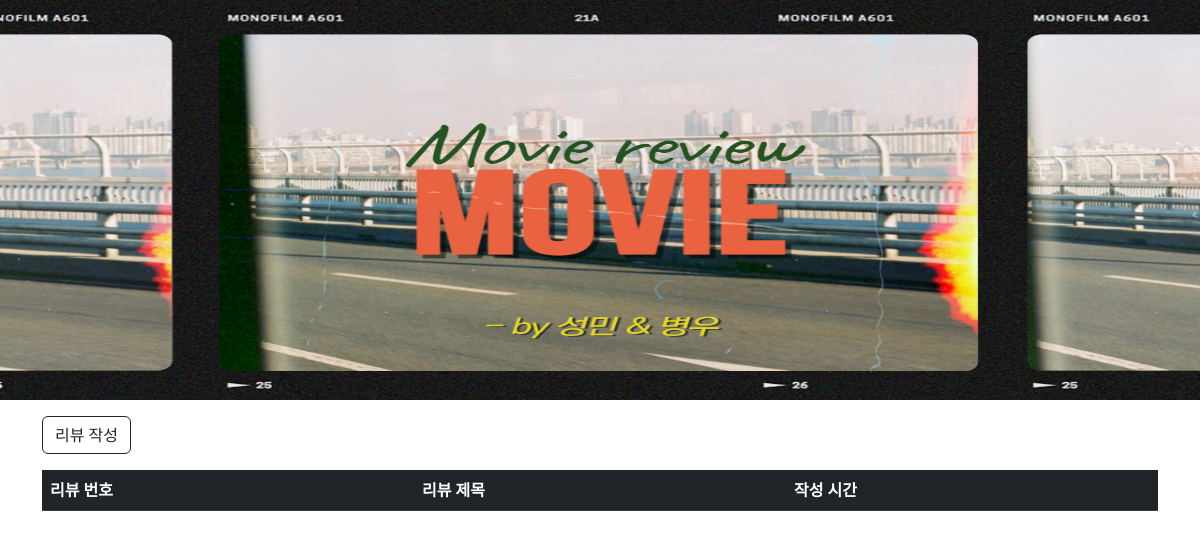
/, run on an earlier commit of the app's database.
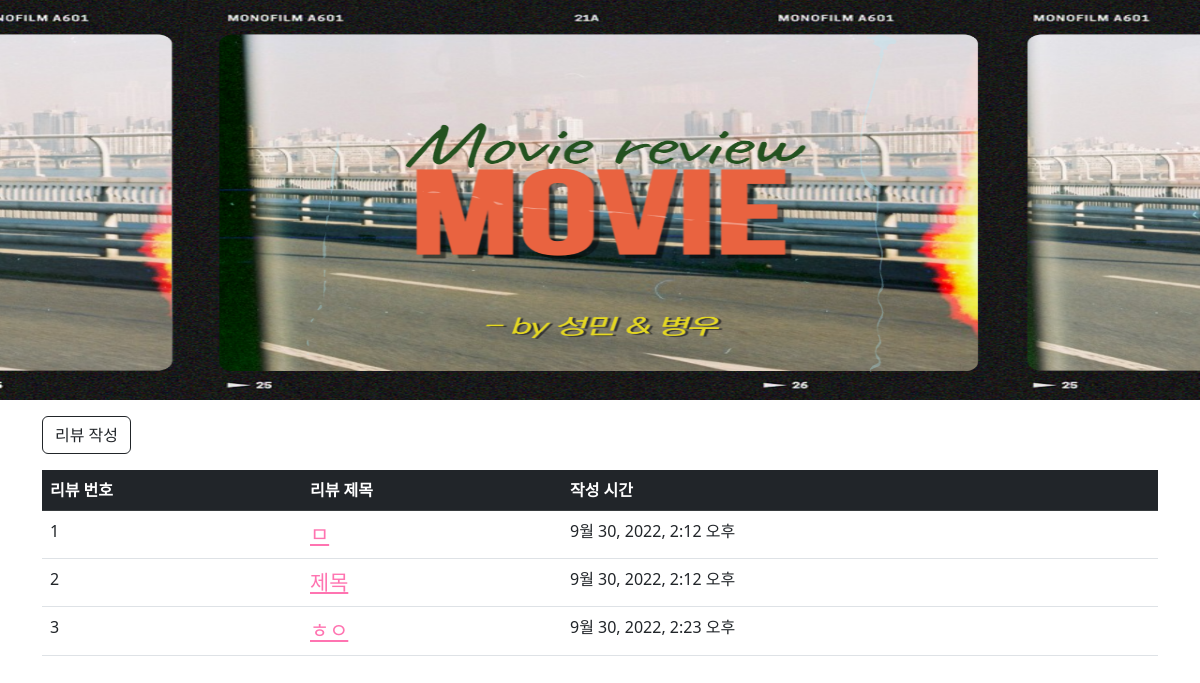
And on a later commit of the database.
### movie/models.py (models this page shows)
class Review(models.Model):
    title = models.CharField(max_length=80)
    content = models.TextField(max_length=80)
    created_at = models.DateTimeField(auto_now_add=True)
    updated_at = models.DateTimeField(auto_now = True)

### movie/views.py (the view)
# urls.py: path('', views.index, name='index'),
def index(request):
    _movie = Review.objects.all()
    context = {
        "movies": _movie,
    }
    return render(request, "movie/index.html", context)

### movie/templates/movie/index.html
{% extends 'base.html' %}
{% load static %}
{% block content %}
<div style="height: 25rem;">
  <img class="w-100 h-100" src="{% static 'review.png' %}" alt="">
</div>
<div class="container">
  <form action="{% url 'movie:review' %}" class="my-3">
    <button type="submit" class="btn btn-outline-dark">리뷰 작성</button>
  </form>
  <table class="table">
    <thead>
      <tr class="table-dark">
        <th scope="col">리뷰 번호</th>
        <th scope="col">리뷰 제목</th>
        <th scope="col">작성 시간</th>
      </tr>
    </thead>
    <tbody>
      {% for movie in movies %}
      <tr>
        <td>{{ movie.pk }}</td>
        <td>
          <a href="{% url 'movie:detail' movie.pk %}" style="color: #FF74B1; font-size: 1.3rem;">
            {{ movie.title }}
          </a>
        </td>
        <td>{{ movie.created_at }}</td>
      </tr>
      {% endfor %}
    </tbody>
  </table>
</div>
{% endblock content %}

What changed in the data, as far as the page shows it:
added Review: pk "1", title "ㅁ", created_at "9월 30, 2022, 2:12 오후"
added Review: pk "2", title "제목", created_at "9월 30, 2022, 2:12 오후"
added Review: pk "3", title "ㅎㅇ", created_at "9월 30, 2022, 2:23 오후"
